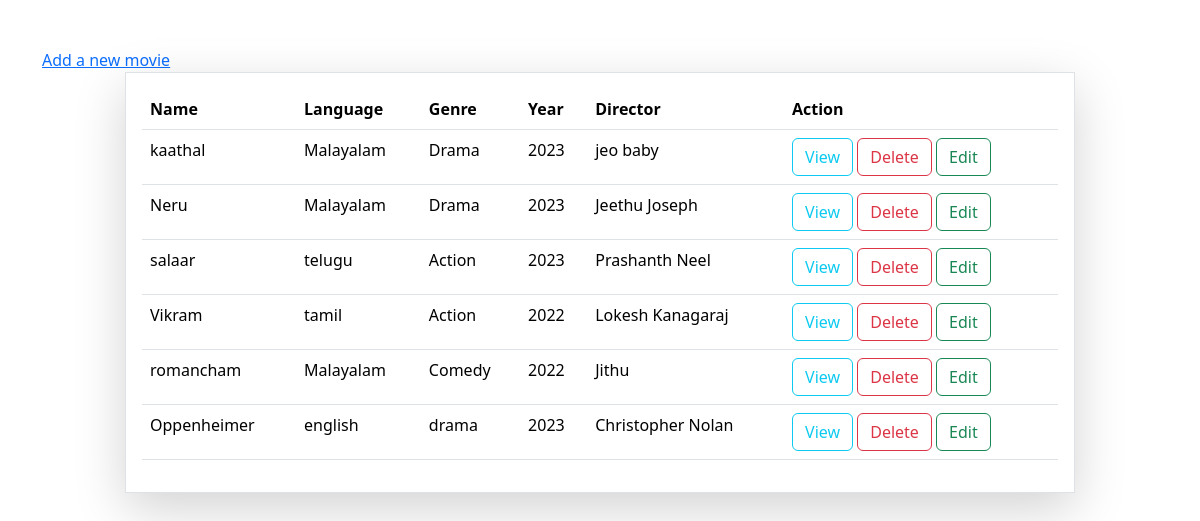
Page /movies/all/ on the earlier database version.
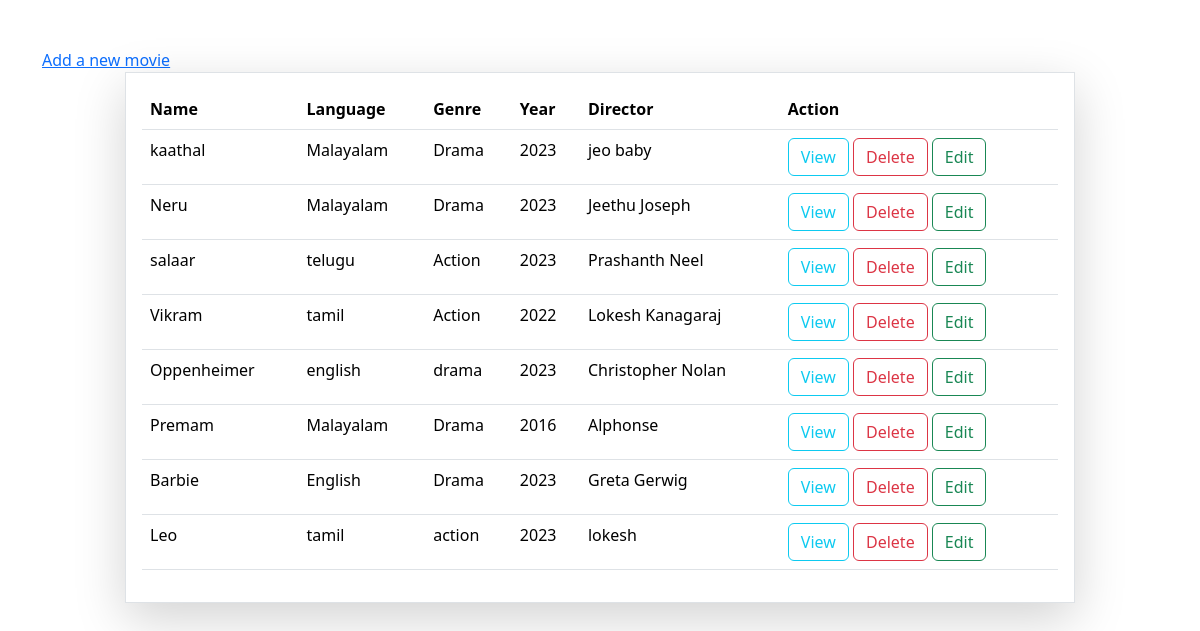
Same page on the later database version.
### myApp/models.py (models this page shows, shortened)
class Movie(models.Model):
    name=models.CharField(max_length=200,unique=True)
    language=models.CharField(max_length=200)
    genre=models.CharField(max_length=200)
    run_time=models.PositiveIntegerField()
    director=models.CharField(max_length=200)
    actors=models.CharField(max_length=200)
    year=models.PositiveIntegerField()

### myApp/views.py (the view)
# urls.py: path('movies/all/',views.MovieListView.as_view(),name="movie-list"),
class MovieListView(View):
    def get(self,request,*args,**kwargs):
        qs=Movie.objects.all()
        return render(request,"movie_list.html",{"data":qs})

### myApp/templates/movie_list.html (shortened to what this page needs)
<!DOCTYPE html>
<html lang="en">
<head>
    <link href="https://cdn.jsdelivr.net/npm/bootstrap@5.3.2/dist/css/bootstrap.min.css" rel="stylesheet">
</head>
<body>
    <div class="container  mt-5">
        <div class="row">
            <a href="{%url 'movie-add' %}">Add a new movie</a>
        </div>
        <div class="row">
            <div class="col-1 "></div>
            <div class="col-10 p-3 border shadow-lg">
                <table class="table">
                    <tr>
                        <th>Name</th>
                        <th>Language</th>
                        <th>Genre</th>
                        <th>Year</th>
                        <th>Director</th>
                        <th>Action</th>
                    </tr>
                    {%for m in data%}
                        <tr>
                            <td>{{m.name}}</td>
                            <td>{{m.language}}</td>
                            <td>{{m.genre}}</td>
                            <td>{{m.year}}</td>
                            <td>{{m.director}}</td>
                            <td>
                                <a href="{%url 'movie-detail' m.id %}" class="btn btn-outline-info">View</a>
                                <a href="{%url 'movie-delete' m.id %}" class="btn btn-outline-danger">Delete</a>
                                <a href="{%url 'movie-edit' m.id%}" class="btn btn-outline-success">Edit</a>
                            </td>
                        </tr>
                    {%endfor%}
                </table>
            </div>
            <div class="col-1"></div>
        </div>
    </div>
</body>
</html>

Differences in the rows shown:
removed Movie: name "romancham", language "Malayalam", genre "Comedy", year "2022", director "Jithu"
added Movie: name "Premam", language "Malayalam", genre "Drama", year "2016", director "Alphonse"
added Movie: name "Barbie", language "English", genre "Drama", year "2023", director "Greta Gerwig"
added Movie: name "Leo", language "tamil", genre "action", year "2023", director "lokesh"
